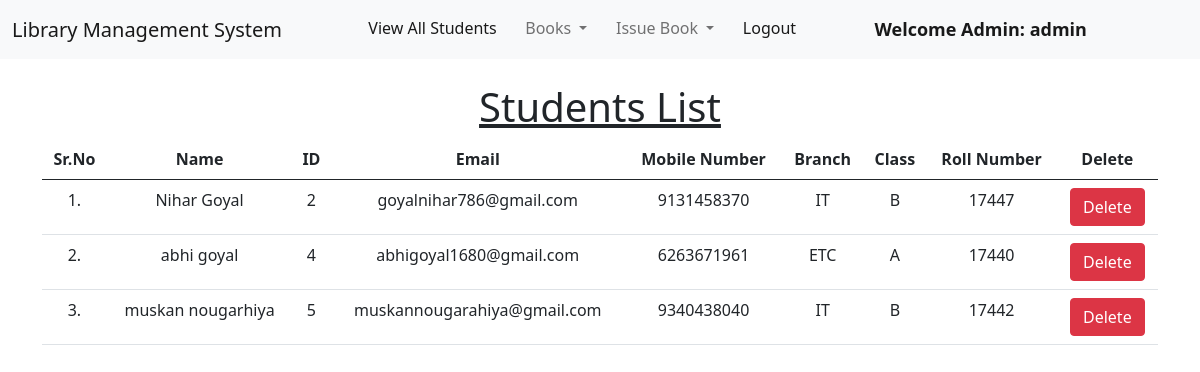
Page /view_students/ (signed in) on the earlier database version.
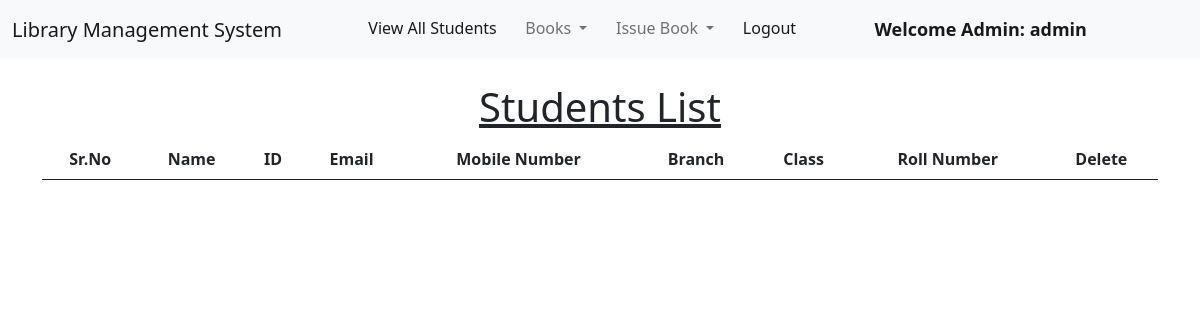
Same page on the later database version.
### library/models.py (models this page shows, shortened)
class Student(models.Model):
    user = models.OneToOneField(User, on_delete=models.CASCADE)
    branch = models.CharField(max_length=10)
    classroom_id = models.CharField(max_length=10)
    roll_no = models.CharField(max_length=8)
    phone_no = models.CharField(max_length=10, blank=True)

### library/views.py (the view)
# urls.py: path("view_students/", staff_member_required(views.StudentList.as_view()), name="view_students"),
class StudentList(LoginRequiredMixin, ListView):
    model = Student
    fields = '__all__'
    template_name = 'view_students.html'

### library/templates/view_students.html (shortened to what this page needs)
{% extends 'admin_navbar.html' %}
{% load static %}
{% block body %}
<div class="container mt-4">
    <h1 class="text-center"><u>Students List</u></h1>
    <table class="table table-hover" id="example">
        <thead>
            <tr class="text-center">
                <th>Sr.No</th>
                <th>Name</th>
                <th>ID</th>
                <th>Email</th>
                <th>Mobile Number</th>
                <th>Branch</th>
                <th>Class</th>
                <th>Roll Number</th>
                <th>Delete</th>
            </tr>
        </thead>
        <tbody>
            {% for student in object_list %}
            <tr class="text-center">
                <td>{{forloop.counter}}.</td>
                <td>{{student.user.get_full_name}}</td>
                <td>{{student.user.id}}</td>
                <td>{{student.user.email}}</td>
                <td>{{student.phone_no}}</td>
                <td>{{student.branch}}</td>
                <td>{{student.classroom_id}}</td>
                <td>{{student.roll_no}}</td>
                <td><a href="/delete_student/{{student.id}}/" class="btn btn-danger" onclick="return confirm('Are you sure you want to delete this student?')">Delete</a></td>
            </tr>
            {% endfor %}
        </tbody>
    </table>
    </div>
{% endblock %}

### library/templates/admin_navbar.html (shortened to what this page needs)
<!doctype html>
<html lang="en">
  <head>
    <link href="https://cdn.jsdelivr.net/npm/bootstrap@5.1.0/dist/css/bootstrap.min.css" rel="stylesheet">
    <link rel="stylesheet" href="https://cdn.datatables.net/1.10.25/css/jquery.dataTables.min.css">
    <link rel="stylesheet" href="https://cdn.datatables.net/buttons/1.7.1/css/buttons.dataTables.min.css">
  </head>
  <body>
    <nav class="navbar navbar-expand-lg navbar-light bg-light">
        <div class="container-fluid">
          <a class="navbar-brand" href="/view_books/">Library Management System</a>
          <div class="collapse navbar-collapse" id="navbarSupportedContent">
            <ul class="navbar-nav me-auto mb-2 mb-lg-0">
              <li class="nav-item">
                <a class="nav-link active" aria-current="page" href="/view_students/">View All Students</a>
              </li>
              <li class="nav-item dropdown">
                <a class="nav-link dropdown-toggle" href="#" id="navbarDropdown" role="button" data-bs-toggle="dropdown" aria-expanded="false">
                  Books
                </a>
              </li>
              <li class="nav-item dropdown">
                <a class="nav-link dropdown-toggle" href="#" id="navbarDropdown" role="button" data-bs-toggle="dropdown" aria-expanded="false">
                  Issue Book
                </a>
              </li>
              <li class="nav-item">
                <a class="nav-link active" aria-current="page" href="/logout/">Logout</a>
              </li>
              <li class="nav-item">
                <a style="font-weight:600; font-family:'Segoe UI', Tahoma, Geneva, Verdana, sans-serif; font-size: large;" class="nav-link active" href="#">Welcome Admin: {{request.user}}</a>
              </li>
            </ul>
          </div>
        </div>
      </nav>
      {% block body %}
      {% endblock %}
  </body>
</html>

Differences in the rows shown:
removed Student: user.get_full_name "Nihar Goyal", user.id "2", user.email "goyalnihar786@gmail.com", phone_no "9131458370", branch "IT", classroom_id "B", roll_no "17447"
removed Student: user.get_full_name "abhi goyal", user.id "4", user.email "abhigoyal1680@gmail.com", phone_no "6263671961", branch "ETC", classroom_id "A", roll_no "17440"
removed Student: user.get_full_name "muskan nougarhiya", user.id "5", user.email "muskannougarahiya@gmail.com", phone_no "9340438040", branch "IT", classroom_id "B", roll_no "17442"
